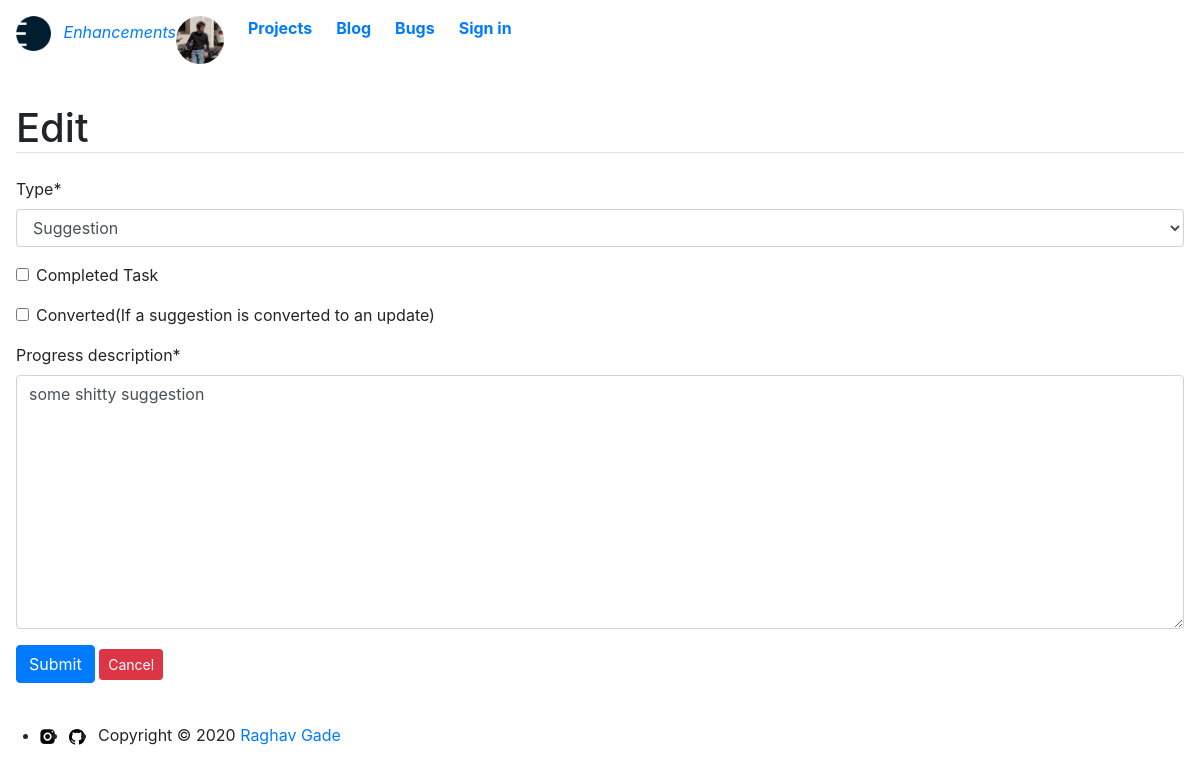
The page /editprogress/1 on the database its author committed.
### base/models.py (models this page shows, shortened)
class Progress(models.Model):
    types = (
        ('Suggestion','Suggestion'),
        ('Task','Task'),
        ('Update','Update')
    )
    tracking = models.ForeignKey(Feature,null=True,on_delete=models.CASCADE)
    trackerid = HashidAutoField(min_length=8,primary_key=True,alphabet="0123456789abcdefghijklmnopqrstuvwxyz",salt="Gamatatsu Niichan are Naruto summons")
    user = models.ForeignKey(User, null=True,on_delete=models.CASCADE)
    date_created = models.DateTimeField(auto_now_add=True)
    updated_at = models.DateTimeField(auto_now=True)
    tracker_description = models.TextField(max_length=200,blank=False)
    comment_type = models.CharField(max_length=20,null=True,blank=False,choices=types,default="Suggestion")
    task_completed = models.BooleanField(blank=True)
    converted = models .BooleanField(blank=True,default=False)
    class Meta:
        ordering = ['-updated_at']

### base/views.py (the view)
# urls.py: path('editprogress/<str:trackerid>',views.editprogress, name="editprogress"),
def editprogress(request,trackerid):
    progress = Progress.objects.get(trackerid=trackerid)
    form = ProgressForm(instance=progress)
    if request.method == 'POST':
        form = ProgressForm(request.POST, request.FILES, instance=progress)
        if form.is_valid():
            form.save()
            messages.info(request, 'Updated.')
            return redirect('features')
    context ={
        'form' : form
    }
    return render(request,'base/editprogress.html',context)

### base/forms.py
class ProgressForm(ModelForm):
    class Meta:
        model = Progress
        fields = ['comment_type','task_completed','converted','tracker_description']
        labels = {
            'tracker_description':_('Progress description'),
            'comment_type':_('Type'),
            'task_completed':_('Completed Task'),
            'converted':_('Converted(If a suggestion is converted to an update)')
        }

### base/templates/base/editprogress.html (shortened to what this page needs)
{% extends 'base/main.html'%}
{% load static %}
{% block content%}
{% load crispy_forms_tags%}
<main class="container-lg px-3 pb-4">
    <h1 class="border-bottom h1 my-3 my-lg-4">Edit</h1>
        <form action="" autocomplete="off" method="POST">
            {{ form|crispy }}
            <button type="submit" class="btn btn-primary">Submit</button>
            <a class="btn btn-sm btn-danger "  href="javascript:window.history.back()">Cancel</a>
        </form>
</main>
{% endblock%}

### rows shown on the page
Progress: comment_type "Suggestion", tracker_description "some shitty suggestion"
